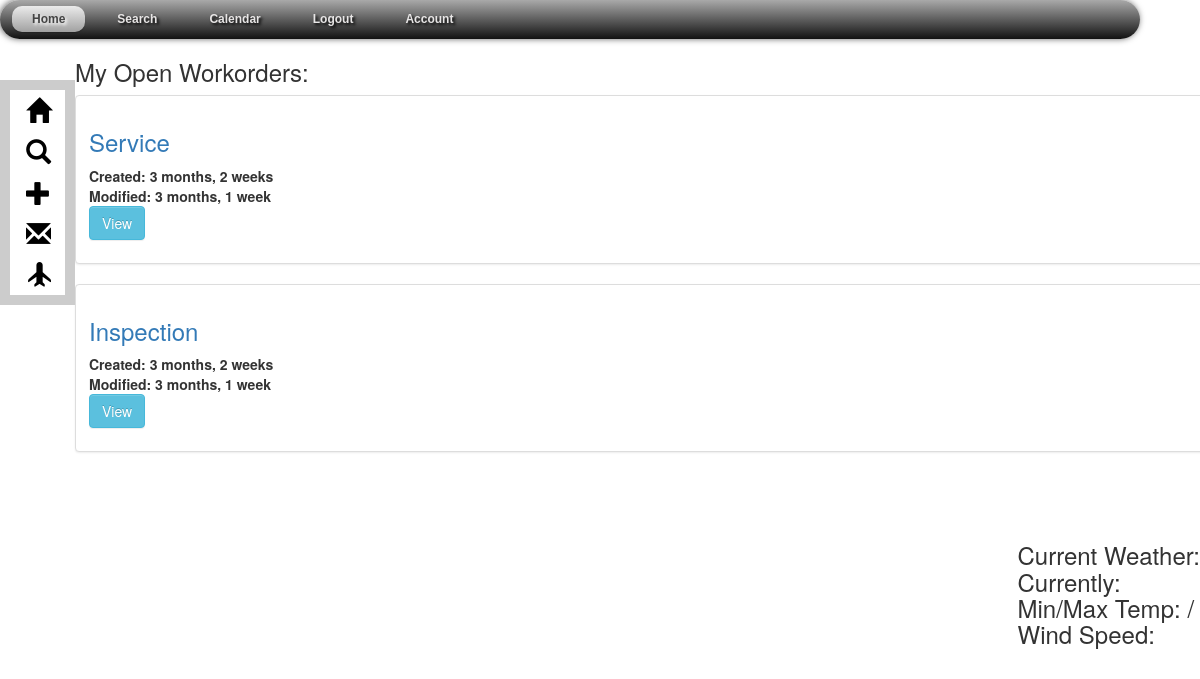
The app's page /customers/ (signed in), older data.
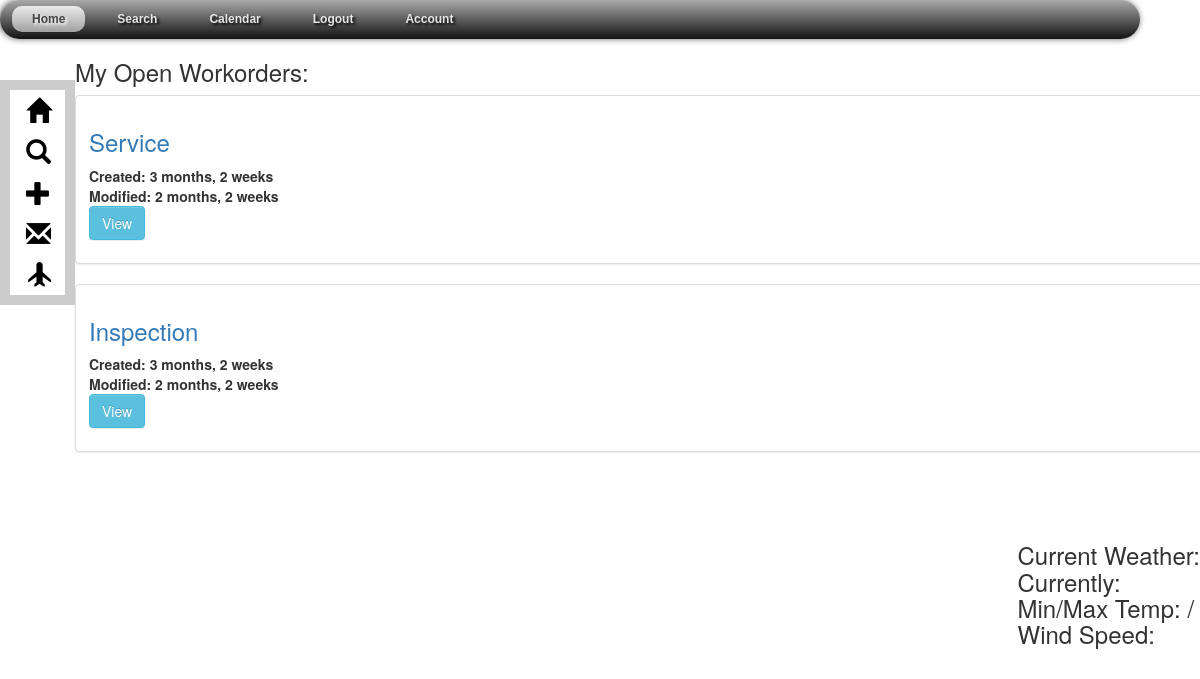
The same page, newer data.
### Customers/models.py (models this page shows, shortened)
class Appointment(models.Model):
    appId = models.AutoField(primary_key=True)
    customer_id = models.ForeignKey('Customer', default=0)
    jobsite_id = models.ForeignKey('Jobsite')
    title = models.CharField(null=True, blank=True, choices=TITLES,max_length=10)
    problem = models.CharField(max_length=200, null=True)
    url = models.CharField(max_length=200, default="")
    schedule_date = models.DateField(null=True, blank=True)
    unscheduled = models.BooleanField(default=True)
    time_slot = models.CharField(blank=True, choices=TIME_SLOTS, default='', max_length=20, null=True)
    start = models.CharField(null=True, max_length=30, blank=True)
    end = models.CharField(null=True, max_length=30, blank=True)
    appt = models.CharField(null=True, max_length=70, blank=True)
    color = models.CharField(null=True, max_length=20, default="red")
    assigned_to = models.CharField(choices=LEAD_ASSIGNED_CHOICES,max_length=20, blank=True, default="")
    contract = models.FileField(upload_to=upload_location, blank=True)
    completed = models.BooleanField(default=False, blank=True)
    created = models.DateTimeField(auto_now=False, auto_now_add=True, null=True)
    modified = models.DateTimeField(auto_now=True, auto_now_add=False, null=True)
    modified_by = models.CharField(max_length=50, default=1, null=True)
    notes = models.TextField(max_length=200, default='', null=True)
    def get_absolute_url(self):
        return reverse("customers:appointment_detail", kwargs={"id": self.customer_id, "jobId":self.jobsite_id, "appId":self.appId})

### Customers/views.py (the view)
@login_required(login_url='customers:login')
def index(request):
    import pyowm
    API_KEY = '0661037c3beedfccf03d405e5ed322e4'
    LOCATION_ID = 5205788
    owm=pyowm.OWM(API_KEY)
    observation = owm.weather_at_id(LOCATION_ID)
    w = observation.get_weather()
    status = w.get_detailed_status()
    weather_icon = w.get_weather_icon_name()
    icon = "http://openweathermap.org/img/w/"+weather_icon+".png"
    temp = w.get_temperature('fahrenheit')
    temp_max = temp["temp_max"]
    temp_min = temp["temp_min"]
    wind = w.get_wind()
    wind_speed = wind["speed"]
    fc = owm.daily_forecast_at_id(LOCATION_ID, limit=5)
    f = fc.get_forecast()
    lst = f.get_weathers()
    my_open = Appointment.objects.all().filter(assigned_to =request.user.first_name)
    context = {
        "title":"Home",
        "status": status,
        "icon":icon,
        "wind_speed":wind_speed,
        "temp_max":temp_max,
        "temp_min":temp_min,
        "f":f,
        "lst":lst,
        "my_open":my_open,
    }
    return render(request, "index.html", context)

### Customers/models.py (called while the page is built)
    def __str__(self):
        return str(self.id)

    def __str__(self):
        return str(self.jobId)

### Customers/templates/index.html (shortened to what this page needs)
{% extends "base.html" %}
{% block content %}
<h3>My Open Workorders:</h3>
    {% if my_open %}
        {% for obj in my_open %}
            <div class="thumbnail">
                <div class="caption">
                        <h3 class="lead-link"><a href="{{obj.get_absolute_url }}" class="">{{obj.title}}</a></h3>
                        <div class="info">
                        <strong>Created: {{obj.created|timesince }}</strong></br>
                        <strong>Modified: {{ obj.modified|timesince }}</strong><br/>
                        </div>
                        <a href="{{ obj.get_absolute_url }}" class="btn btn-info" id="btnViewWorkorder" role="button">View</a></p>
                    </div>
                </div>
            {%endfor%}
    {% else %}
    <h3>All caught up! No Open Workorders</h3>
    {% endif %}
{% endblock content %}
{% block right-pane %}
<div id="weather">
    <h3>Current Weather:</br>
        <img src="{{icon}}" id="weather_icon"><br>
        Currently: {{status|capfirst}}<br>
        Min/Max Temp: {{temp_min}}/{{temp_max}}<br>
        Wind Speed:{{wind_speed}}<br>
    </h3>
</div>
{% endblock right-pane %}

Row changes from the older to the newer data that the page shows:
changed Appointment "Service": modified "3 months, 1 week" → "2 months, 2 weeks"
changed Appointment "Inspection": modified "3 months, 1 week" → "2 months, 2 weeks"
